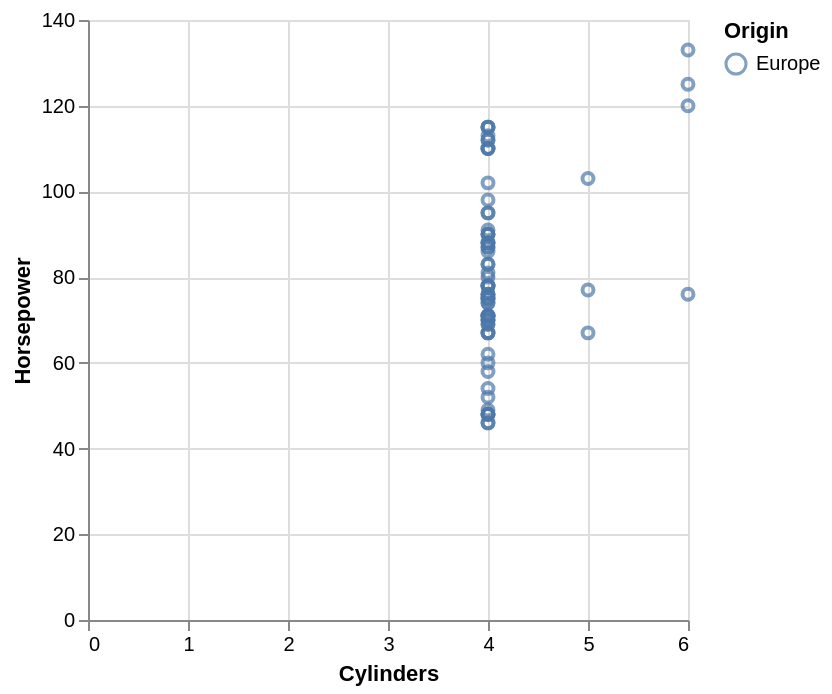

Write notebook code for a chart like this one.
### Markdown cell above
## Radio button

Radio buttons work in a similar way

### Code cell
#@title Radio button example
import altair as alt
from vega_datasets import data
import pandas as pd

df = data.cars()

radio_button = alt.binding_radio(labels = ['Europe', 'USA', 'Japan'],
                                 options = ['Europe', 'USA', 'Japan'],
                                 name = 'Country')

origin_par = alt.param(value = 'Europe', bind = radio_button)

alt.Chart(df).mark_point().encode(
    alt.X('Cylinders:Q'),
    alt.Y('Horsepower:Q'),
    alt.Color('Origin:N')
).transform_filter(alt.datum.Origin == origin_par).add_params(origin_par)

### Figure 1 — Vega-Lite specification as saved in the notebook (floating-point values rounded to 4 significant figures; data arrays with more than 128 entries replaced by an {"elided": "..."} marker saying what was removed)
{"config": {"view": {"continuousWidth": 300, "continuousHeight": 300}}, "data": {"name": "data-583e73726c1545c56c203344161a975c"}, "mark": {"type": "point"}, "encoding": {"color": {"field": "Origin", "type": "nominal"}, "x": {"field": "Cylinders", "type": "quantitative"}, "y": {"field": "Horsepower", "type": "quantitative"}}, "params": [{"name": "param_7ec23de269f3f9f9", "bind": {"input": "radio", "options": ["Europe", "USA", "Japan"], "labels": ["Europe", "USA", "Japan"], "name": "Country"}, "value": "Europe"}], "transform": [{"filter": "(datum.Origin === param_7ec23de269f3f9f9)"}], "$schema": "https://vega.github.io/schema/vega-lite/v6.1.0.json", "datasets": {"data-583e73726c1545c56c203344161a975c": {"elided": "406 records"}}}
